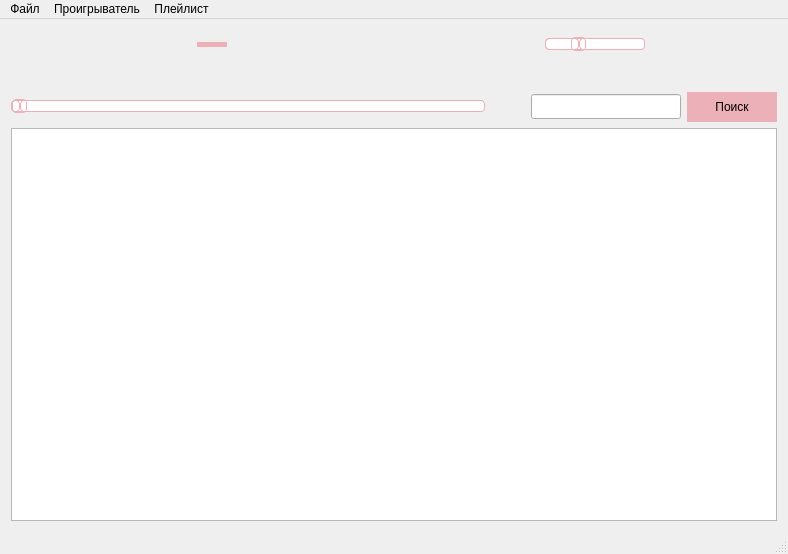
<?xml version="1.0" encoding="UTF-8"?>
<ui version="4.0">
 <class>MainWindow</class>
 <widget class="QMainWindow" name="MainWindow">
  <property name="geometry">
   <rect>
    <x>0</x>
    <y>0</y>
    <width>788</width>
    <height>554</height>
   </rect>
  </property>
  <property name="windowTitle">
   <string>Проигрыватель аудио</string>
  </property>
  <widget class="QWidget" name="centralWidget">
   <layout class="QVBoxLayout" name="verticalLayout">
    <item>
     <layout class="QHBoxLayout" name="horizontalLayout">
      <item>
       <spacer name="horizontalSpacer_3">
        <property name="orientation">
         <enum>Qt::Horizontal</enum>
        </property>
        <property name="sizeType">
         <enum>QSizePolicy::Maximum</enum>
        </property>
        <property name="sizeHint" stdset="0">
         <size>
          <width>100</width>
          <height>20</height>
         </size>
        </property>
       </spacer>
      </item>
      <item>
       <widget class="QPushButton" name="btn_add">
        <property name="minimumSize">
         <size>
          <width>30</width>
          <height>30</height>
         </size>
        </property>
        <property name="maximumSize">
         <size>
          <width>30</width>
          <height>30</height>
         </size>
        </property>
        <property name="styleSheet">
         <string notr="true">#btn_add{
	border: none;
	background-image: url(:/resource/image/btn_add.png);
}

#btn_add:hover{
	border: none;
	background-image:url(:/resource/image/btn_add_hover.png);
}

#btn_add:pressed{
	border: none;
	background-image:url(:/resource/image/btn_add_pressed.png);
}
</string>
        </property>
        <property name="text">
         <string/>
        </property>
       </widget>
      </item>
      <item>
       <widget class="QPushButton" name="btn_delete">
        <property name="minimumSize">
         <size>
          <width>30</width>
          <height>5</height>
         </size>
        </property>
        <property name="maximumSize">
         <size>
          <width>30</width>
          <height>5</height>
         </size>
        </property>
        <property name="styleSheet">
         <string notr="true">#btn_delete{
	border: none;
	background-color: #ecb0b8;
}

#btn_delete:hover{
	border: none;
	background-color: #b7707d;
}

#btn_delete:pressed{
	border: none;
	background-color: #831c26;
}
</string>
        </property>
        <property name="text">
         <string/>
        </property>
       </widget>
      </item>
      <item>
       <widget class="QPushButton" name="btn_previous">
        <property name="minimumSize">
         <size>
          <width>20</width>
          <height>20</height>
         </size>
        </property>
        <property name="maximumSize">
         <size>
          <width>20</width>
          <height>20</height>
         </size>
        </property>
        <property name="styleSheet">
         <string notr="true">#btn_previous{
	border: none;
	background-image: url(:/resource/image/btn_previous.png);
}

#btn_previous:hover{
	border: none;
	background-image: url(:/resource/image/btn_previous_hover.png);
}

#btn_previous:pressed{
	border: none;
	background-image: url(:/resource/image/btn_previous_pressed.png);
}
</string>
        </property>
        <property name="text">
         <string/>
        </property>
       </widget>
      </item>
      <item>
       <widget class="QPushButton" name="btn_play">
        <property name="minimumSize">
         <size>
          <width>30</width>
          <height>30</height>
         </size>
        </property>
        <property name="maximumSize">
         <size>
          <width>30</width>
          <height>30</height>
         </size>
        </property>
        <property name="styleSheet">
         <string notr="true">#btn_play{
	border: none;
	background-image: url(:/resource/image/btn_play.png);
}

#btn_play:hover{
	border: none;
	background-image: url(:/resource/image/btn_play_hover.png);
}

#btn_play:pressed{
	border: none;
	background-image: url(:/resource/image/btn_play_pressed.png);
}</string>
        </property>
        <property name="text">
         <string/>
        </property>
       </widget>
      </item>
      <item>
       <widget class="QPushButton" name="btn_pause">
        <property name="minimumSize">
         <size>
          <width>14</width>
          <height>20</height>
         </size>
        </property>
        <property name="maximumSize">
         <size>
          <width>14</width>
          <height>20</height>
         </size>
        </property>
        <property name="styleSheet">
         <string notr="true">#btn_pause{
	border: none;
	background-image: url(:/resource/image/btn_pause.png);
}

#btn_pause:hover{
	border: none;
	background-image: url(:/resource/image/btn_pause_hover.png);
}

#btn_pause:pressed{
	border: none;
	background-image: url(:/resource/image/btn_pause_pressed.png);
}</string>
        </property>
        <property name="text">
         <string/>
        </property>
       </widget>
      </item>
      <item>
       <widget class="QPushButton" name="btn_stop">
        <property name="minimumSize">
         <size>
          <width>20</width>
          <height>20</height>
         </size>
        </property>
        <property name="maximumSize">
         <size>
          <width>20</width>
          <height>20</height>
         </size>
        </property>
        <property name="styleSheet">
         <string notr="true">#btn_stop{
	border: none;
	background-image: url(:/resource/image/btn_stop.png);
}

#btn_stop:hover{
	border: none;
	background-image: url(:/resource/image/btn_stop_hover.png);
}

#btn_stop:pressed{
	border: none;
	background-image: url(:/resource/image/btn_stop_pressed.png);
}</string>
        </property>
        <property name="text">
         <string/>
        </property>
       </widget>
      </item>
      <item>
       <widget class="QPushButton" name="btn_next">
        <property name="minimumSize">
         <size>
          <width>21</width>
          <height>20</height>
         </size>
        </property>
        <property name="maximumSize">
         <size>
          <width>21</width>
          <height>20</height>
         </size>
        </property>
        <property name="styleSheet">
         <string notr="true">#btn_next{
	border: none;
	background-image: url(:/resource/image/btn_next.png);
}

#btn_next:hover{
	border: none;
	background-image: url(:/resource/image/btn_next_hover.png);
}

#btn_next:pressed{
	border: none;
	background-image: url(:/resource/image/btn_next_pressed.png);
}</string>
        </property>
        <property name="text">
         <string/>
        </property>
       </widget>
      </item>
      <item>
       <layout class="QHBoxLayout" name="horizontalLayout_3">
        <item>
         <widget class="QPushButton" name="btn_volume">
          <property name="minimumSize">
           <size>
            <width>21</width>
            <height>26</height>
           </size>
          </property>
          <property name="maximumSize">
           <size>
            <width>21</width>
            <height>26</height>
           </size>
          </property>
          <property name="styleSheet">
           <string notr="true">#btn_volume{
	border: none;
	background-image:url(:/resource/image/btn_volume.png);
}

#btn_volume:hover{
	border: none;
	background-image: url(:/resource/image/btn_volume_hover.png);
}

#btn_volume:pressed{
	border: none;
	background-image: url(:/resource/image/btn_volume_pressed.png);
}</string>
          </property>
          <property name="text">
           <string/>
          </property>
         </widget>
        </item>
        <item>
         <widget class="QSlider" name="slider_volume">
          <property name="minimumSize">
           <size>
            <width>100</width>
            <height>0</height>
           </size>
          </property>
          <property name="maximumSize">
           <size>
            <width>100</width>
            <height>16777215</height>
           </size>
          </property>
          <property name="styleSheet">
           <string notr="true">QSlider::groove:horizontal {
border: 1px solid #ecb0b8;
background: white;
height: 10px;
border-radius: 4px;
}

QSlider::sub-page:horizontal {
background: qlineargradient(x1: 0, y1: 0,    x2: 0, y2: 1,
    stop: 0 #66e, stop: 1 #bbf);
background: qlineargradient(x1: 0, y1: 0.2, x2: 1, y2: 1,
    stop: 0 #bbf, stop: 1 #55f);
border: 1px solid #ecb0b8;
height: 10px;
border-radius: 4px;
}

QSlider::add-page:horizontal {
background: #fff;
border: 1px solid #ecb0b8;
height: 10px;
border-radius: 4px;
}

QSlider::handle:horizontal {
background: qlineargradient(x1:0, y1:0, x2:1, y2:1,
    stop:0 #eee, stop:1 #ccc);
border: 1px solid #ecb0b8;
width: 13px;
margin-top: -2px;
margin-bottom: -2px;
border-radius: 4px;
}

QSlider::handle:horizontal:hover {
background: qlineargradient(x1:0, y1:0, x2:1, y2:1,
    stop:0 #fff, stop:1 #ddd);
border: 1px solid #ecb0b8;
border-radius: 4px;
}

QSlider::sub-page:horizontal:disabled {
background: #bbb;
border-color: #ecb0b8;
}

QSlider::add-page:horizontal:disabled {
background: #eee;
border-color: #999;
}

QSlider::handle:horizontal:disabled {
background: #eee;
border: 1px solid #aaa;
border-radius: 4px;
}</string>
          </property>
          <property name="maximum">
           <number>100</number>
          </property>
          <property name="value">
           <number>30</number>
          </property>
          <property name="orientation">
           <enum>Qt::Horizontal</enum>
          </property>
         </widget>
        </item>
       </layout>
      </item>
      <item>
       <spacer name="horizontalSpacer">
        <property name="orientation">
         <enum>Qt::Horizontal</enum>
        </property>
        <property name="sizeType">
         <enum>QSizePolicy::Maximum</enum>
        </property>
        <property name="sizeHint" stdset="0">
         <size>
          <width>100</width>
          <height>20</height>
         </size>
        </property>
       </spacer>
      </item>
     </layout>
    </item>
    <item>
     <widget class="QLabel" name="currentAudio">
      <property name="minimumSize">
       <size>
        <width>100</width>
        <height>20</height>
       </size>
      </property>
      <property name="text">
       <string/>
      </property>
     </widget>
    </item>
    <item>
     <layout class="QHBoxLayout" name="horizontalLayout_2">
      <item>
       <widget class="QSlider" name="slider_durationAudio">
        <property name="minimumSize">
         <size>
          <width>400</width>
          <height>0</height>
         </size>
        </property>
        <property name="styleSheet">
         <string notr="true">QSlider::groove:horizontal {
border: 1px solid #ecb0b8;
background: white;
height: 10px;
border-radius: 4px;
}

QSlider::sub-page:horizontal {
background: qlineargradient(x1: 0, y1: 0,    x2: 0, y2: 1,
    stop: 0 #66e, stop: 1 #bbf);
background: qlineargradient(x1: 0, y1: 0.2, x2: 1, y2: 1,
    stop: 0 #bbf, stop: 1 #55f);
border: 1px solid #ecb0b8;
height: 10px;
border-radius: 4px;
}

QSlider::add-page:horizontal {
background: #fff;
border: 1px solid #ecb0b8;
height: 10px;
border-radius: 4px;
}

QSlider::handle:horizontal {
background: qlineargradient(x1:0, y1:0, x2:1, y2:1,
    stop:0 #eee, stop:1 #ccc);
border: 1px solid #ecb0b8;
width: 13px;
margin-top: -2px;
margin-bottom: -2px;
border-radius: 4px;
}

QSlider::handle:horizontal:hover {
background: qlineargradient(x1:0, y1:0, x2:1, y2:1,
    stop:0 #fff, stop:1 #ddd);
border: 1px solid #ecb0b8;
border-radius: 4px;
}

QSlider::sub-page:horizontal:disabled {
background: #bbb;
border-color: #ecb0b8;
}

QSlider::add-page:horizontal:disabled {
background: #eee;
border-color: #999;
}

QSlider::handle:horizontal:disabled {
background: #eee;
border: 1px solid #aaa;
border-radius: 4px;
}</string>
        </property>
        <property name="orientation">
         <enum>Qt::Horizontal</enum>
        </property>
       </widget>
      </item>
      <item>
       <spacer name="horizontalSpacer_2">
        <property name="orientation">
         <enum>Qt::Horizontal</enum>
        </property>
        <property name="sizeType">
         <enum>QSizePolicy::Fixed</enum>
        </property>
        <property name="sizeHint" stdset="0">
         <size>
          <width>40</width>
          <height>20</height>
         </size>
        </property>
       </spacer>
      </item>
      <item>
       <widget class="QLineEdit" name="editSearch">
        <property name="minimumSize">
         <size>
          <width>150</width>
          <height>25</height>
         </size>
        </property>
        <property name="maximumSize">
         <size>
          <width>150</width>
          <height>25</height>
         </size>
        </property>
       </widget>
      </item>
      <item>
       <widget class="QPushButton" name="btn_search">
        <property name="minimumSize">
         <size>
          <width>90</width>
          <height>30</height>
         </size>
        </property>
        <property name="maximumSize">
         <size>
          <width>90</width>
          <height>30</height>
         </size>
        </property>
        <property name="styleSheet">
         <string notr="true">border: 1px solid #ecb0b8;
background-color: #ecb0b8;</string>
        </property>
        <property name="text">
         <string>Поиск</string>
        </property>
       </widget>
      </item>
     </layout>
    </item>
    <item>
     <widget class="QTableView" name="listAudio">
      <property name="styleSheet">
       <string notr="true">border: 1px solid #ecb0b8;
QTableView::item:focus
{
selection-background-color: yellow;
}</string>
      </property>
     </widget>
    </item>
   </layout>
  </widget>
  <widget class="QMenuBar" name="menuBar">
   <property name="geometry">
    <rect>
     <x>0</x>
     <y>0</y>
     <width>788</width>
     <height>26</height>
    </rect>
   </property>
   <widget class="QMenu" name="menuFile">
    <property name="title">
     <string>Файл</string>
    </property>
    <addaction name="addAudio"/>
    <addaction name="deleteAudio"/>
    <addaction name="editAudio"/>
   </widget>
   <widget class="QMenu" name="menuPlayer">
    <property name="title">
     <string>Проигрыватель</string>
    </property>
    <addaction name="playAudio"/>
    <addaction name="stopAudio"/>
    <addaction name="pauseAudio"/>
    <addaction name="nextAudio"/>
    <addaction name="previousAudio"/>
   </widget>
   <widget class="QMenu" name="menuPlayList">
    <property name="title">
     <string>Плейлист</string>
    </property>
    <addaction name="searchAudio"/>
    <addaction name="sortPlayList"/>
   </widget>
   <addaction name="menuFile"/>
   <addaction name="menuPlayer"/>
   <addaction name="menuPlayList"/>
  </widget>
  <widget class="QStatusBar" name="statusBar"/>
  <action name="addAudio">
   <property name="icon">
    <iconset resource="resource.qrc">
     <normaloff>:/resource/image/btn_add.png</normaloff>:/resource/image/btn_add.png</iconset>
   </property>
   <property name="text">
    <string>Добавить аудио</string>
   </property>
   <property name="shortcut">
    <string>+</string>
   </property>
  </action>
  <action name="deleteAudio">
   <property name="text">
    <string>Удалить аудио</string>
   </property>
   <property name="shortcut">
    <string>-</string>
   </property>
  </action>
  <action name="playAudio">
   <property name="icon">
    <iconset resource="resource.qrc">
     <normaloff>:/resource/image/btn_play.png</normaloff>:/resource/image/btn_play.png</iconset>
   </property>
   <property name="text">
    <string>Воспроизвести</string>
   </property>
   <property name="shortcut">
    <string>Return</string>
   </property>
  </action>
  <action name="nextAudio">
   <property name="icon">
    <iconset resource="resource.qrc">
     <normaloff>:/resource/image/btn_next.png</normaloff>:/resource/image/btn_next.png</iconset>
   </property>
   <property name="text">
    <string>Переключить вперед</string>
   </property>
   <property name="shortcut">
    <string>Right</string>
   </property>
  </action>
  <action name="previousAudio">
   <property name="icon">
    <iconset resource="resource.qrc">
     <normaloff>:/resource/image/btn_previous.png</normaloff>:/resource/image/btn_previous.png</iconset>
   </property>
   <property name="text">
    <string>Переключить назад</string>
   </property>
   <property name="shortcut">
    <string>Left</string>
   </property>
  </action>
  <action name="pauseAudio">
   <property name="icon">
    <iconset resource="resource.qrc">
     <normaloff>:/resource/image/btn_pause.png</normaloff>:/resource/image/btn_pause.png</iconset>
   </property>
   <property name="text">
    <string>Пауза</string>
   </property>
   <property name="shortcut">
    <string>Space</string>
   </property>
  </action>
  <action name="stopAudio">
   <property name="icon">
    <iconset resource="resource.qrc">
     <normaloff>:/resource/image/btn_stop.png</normaloff>:/resource/image/btn_stop.png</iconset>
   </property>
   <property name="text">
    <string>Стоп</string>
   </property>
   <property name="shortcut">
    <string>Backspace</string>
   </property>
  </action>
  <action name="searchAudio">
   <property name="text">
    <string>Сбросить поиск</string>
   </property>
   <property name="shortcut">
    <string>Ctrl+Backspace</string>
   </property>
  </action>
  <action name="sortPlayList">
   <property name="text">
    <string>Сортировка</string>
   </property>
  </action>
  <action name="editAudio">
   <property name="text">
    <string>Изменить аудио</string>
   </property>
  </action>
 </widget>
 <layoutdefault spacing="6" margin="11"/>
 <resources>
  <include location="resource.qrc"/>
 </resources>
 <connections/>
</ui>
